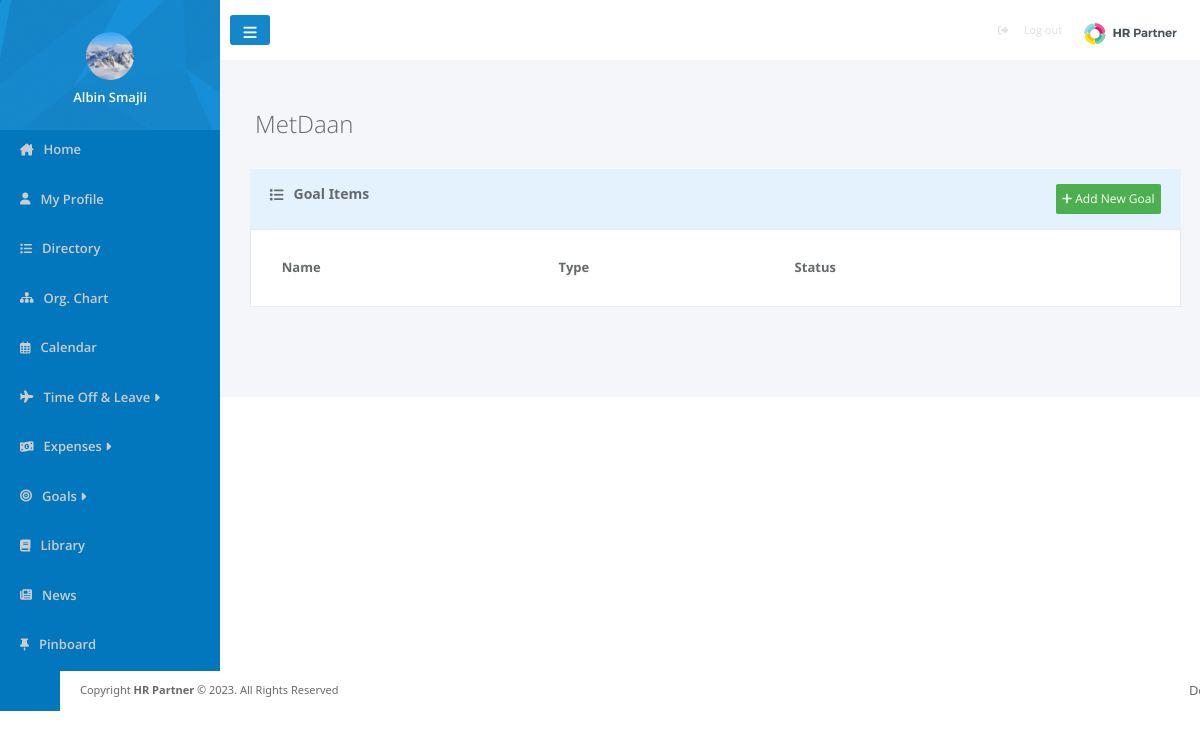
/pages/goalItem.php (signed in), run on an earlier commit of the app's database.
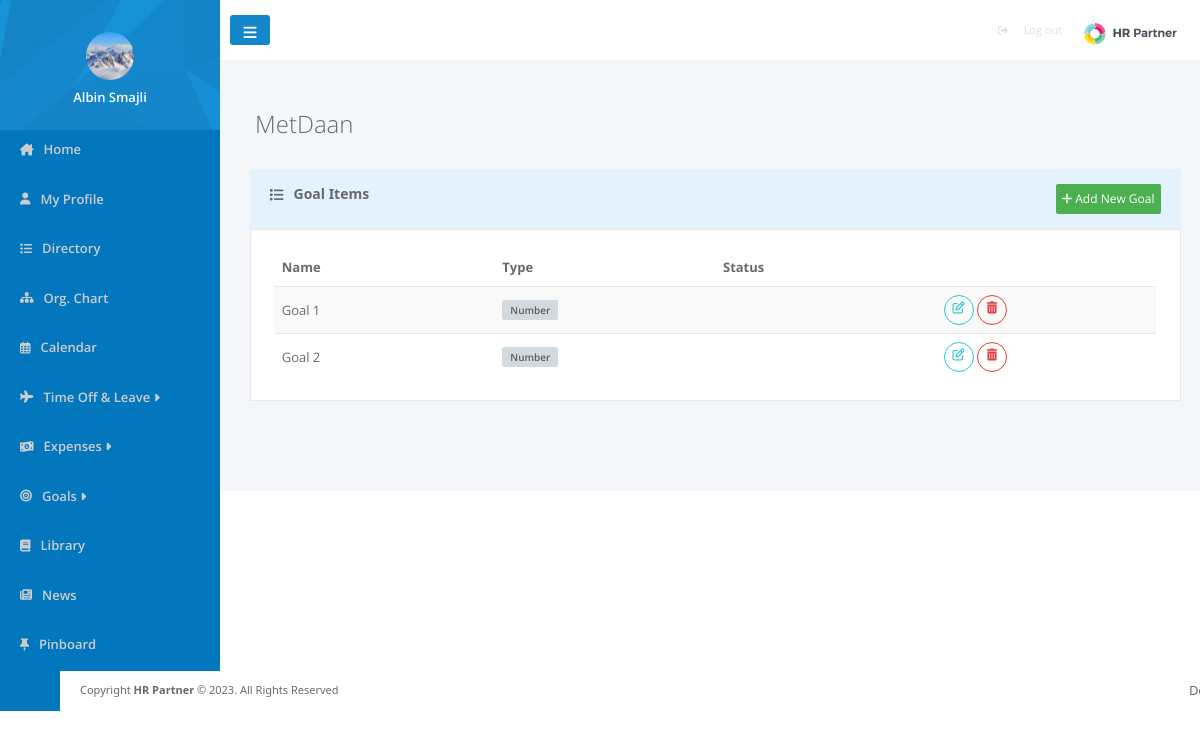
And on a later commit of the database.
### tables this page shows
CREATE TABLE `users` (
  `user_id` int(100) NOT NULL,
  `image` varchar(500) DEFAULT NULL,
  `name` varchar(200) NOT NULL,
  `surname` varchar(200) NOT NULL,
  `email` varchar(200) NOT NULL,
  `password` varchar(500) NOT NULL,
  `Position_ID` int(11) DEFAULT NULL,
  `Departament_ID` int(11) DEFAULT NULL,
  `role` int(11) NOT NULL,
  `location` varchar(100) DEFAULT NULL,
  `status` varchar(100) DEFAULT NULL,
  `report_to` int(11) DEFAULT NULL,
  `gender` varchar(10) DEFAULT NULL,
  `born` date DEFAULT NULL,
  `started` date DEFAULT NULL,
  `company` int(11) DEFAULT NULL
);

CREATE TABLE `goalitems` (
  `id` int(11) NOT NULL,
  `name` varchar(200) NOT NULL,
  `details` varchar(500) NOT NULL,
  `type` varchar(200) NOT NULL,
  `due_deadline` date NOT NULL,
  `target` int(11) NOT NULL,
  `created` date NOT NULL,
  `updated` date DEFAULT NULL,
  `company_id` int(11) DEFAULT NULL,
  `status` varchar(100) DEFAULT NULL
);

### pages/goalItem.php (the view, shortened to what this page needs)
<?php
require_once '../config.php';
$userId = $_SESSION['user_id'];
$companyId = $_SESSION['company'];
$itemsQuery = "SELECT * FROM goalitems
WHERE company_id=:company_id";
$prep = $con->prepare($itemsQuery);
$prep->bindParam(':company_id', $companyId);
$prep->execute();
$goalitems = $prep->fetchAll();
?>
<head>
    <link rel="stylesheet" href="../css/goalItems.css">
    <link href="https://cdn.jsdelivr.net/npm/bootstrap@5.3.1/dist/css/bootstrap.min.css" rel="stylesheet"
>
</head>
<body>
    <div>
        <?php include '../template/sidebar.php' ?>
    </div>
    <div class="content">
        <?php include '../template/navbar.php' ?>
        <div class="goalItemHead">
            <?php echo "<h2>" . $_SESSION['company_name'] . "</h2>"; ?>
        </div>
        <div class="goalItemsBody">
            <div class="goalItemsTableHead">
                <h5>
                    <i class="fa fa-list m-r-sm"></i>
                    Goal Items
                </h5>
                <button id="addExpenseCategory">
                    <a href="addgoalItem.php">
                        <i class="fa fa-plus"></i>
                        Add New Goal
                    </a>
                </button>
            </div>
            <div class="goalItemsTableBody">
                <table class="goalItems">
                    <thead>
                        <tr>
                            <th>Name</th>
                            <th>Type</th>
                            <th>Status</th>
                            <th></th>
                        </tr>
                    </thead>
                    <tbody>
                        <?php foreach ($goalitems as $goalitem): ?>
                            <tr>
                                <td>
                                    <?= $goalitem['name'] ?>
                                </td>
                                <td>
                                    <span class="type"><?= $goalitem['type'] ?></span>
                                </td>
                                <td>
                                </td>
                                <td>
                                    <a href="updateGoalItem.php?expense_id=<?= $goalitem['id'] ?>" class="editGoalItem">
                                        <i class="fa fa-edit"></i>
                                    </a>
                                    <a href="deleteGoalItem.php?expense_id=<?= $goalitem['id'] ?>" class="deleteGoalItem">
                                    <i class="fa fa-trash"></i>
                                    </a>
                                </td>
                            </tr>
                        <?php endforeach; ?>
                    </tbody>
                </table>
            </div>
        </div>
        <?php include '../template/footer.php'; ?>
    </div>
</body>

### template/sidebar.php (shortened to what this page needs)
<?php
$sql = "SELECT u.user_id, u.image from users u where user_id=$userId";
$prep = $con->prepare($sql);
$prep->execute();
$userImages = $prep->fetchAll();
?>
<head>
    <link rel="stylesheet" href="../css/index.css">
</head>
<div id="sidebar">
    <div id="profile">
        <?php foreach ($userImages as $userImage): ?>
            <img src="../userIMG/<?= $userImage['image'] ?>" alt="">
        <?php endforeach; ?>
        <?php echo "<h3>" . $_SESSION['name'] . "</h3>"; ?>
    </div>
    <ul id="sidebarElements">
        <li>
            <i class="fa-solid fa-house-chimney"></i>
            <a href="home.php">Home</a>
        </li>
        <li>
            <i class="fa-solid fa-user"></i>
            <a href="myProfile.php">My Profile</a>
        </li>
        <li>
            <i class="fa-solid fa-list"></i>
            <a href="directory.php">Directory</a>
        </li>
        <li>
            <i class="fa-solid fa-sitemap"></i>
            <a href="orgChart.php">Org. Chart</a>
        </li>
        <li>
            <i class="fa-regular fa-calendar-days"></i>
            <a href="calendar.php">Calendar</a>
        </li>
        <?php if ($_SESSION['role'] == 0) { ?>
            <li class="dropdown" Style="cursor: pointer;">
                <i class="fa fa-plane"></i>
                <a onclick="myFunction()" class="dropbtn">Time Off & Leave <i class="fa-solid fa-caret-right"></i></a>
                <div id="myDropdown" class="dropdown-content">
                    <a href="request.php"><i class="fa-solid fa-suitcase"></i> Request</a>
                    <a href="approverequest.php"> <i class="fa fa-calendar-check-o"></i> Approve</a>
                    <a href="requesthistory.php"><i class="fa fa-list"></i> History</a>
                </div>
            </li>
        <?php } else { ?>
            <li class="dropdown" Style="cursor: pointer;">
                <i class="fa fa-plane"></i>
                <a onclick="myFunction()" class="dropbtn">Time Off & Leave <i class="fa-solid fa-caret-right"></i></a>
            </li>
        <?php } ?>
        <?php if ($_SESSION['role'] == 0) { ?>
            <li class="dropdown" Style="cursor: pointer;">
                <i class="fa-solid fa-money-bill-1-wave"></i>
                <a href="empexpenses.php">Expenses</a>
            </li>
        <?php } else { ?>
            <li class="dropdown" Style="cursor: pointer;">
                <i class="fa-solid fa-money-bill-1-wave"></i>
                <a onclick="myFunctionThree()" class="excbtn">Expenses <i class="fa-solid fa-caret-right"></i></a>
            </li>
        <?php } ?>
        <?php if ($_SESSION['role'] == 0) { ?>
            <li>
                <i class="fa-solid fa-bullseye"></i>
                <a href="goals.php">Goals</a>
            </li>
        <?php } else { ?>
            <li class="dropdown" Style="cursor: pointer;">
                <i class="fa-solid fa-bullseye"></i>
                <a onclick="myFunctionFour()" class="goalbtn">Goals <i class="fa-solid fa-caret-right"></i></a>
            </li>
        <?php } ?>
        <li>
            <i class="fa-solid fa-book"></i>
            <a href="library.php">Library</a>
        </li>
        <li>
            <i class="fa-solid fa-newspaper"></i>
            <?php if ($_SESSION['role'] == 0) { ?>
                <a href="empNews.php">News</a>
            <?php } else { ?>
                <a href="news.php">News</a>
            <?php } ?>
        </li>
        <li>
            <i class="fa-solid fa-thumbtack"></i>
            <a href="pinboard.php">Pinboard</a>
        </li>
    </ul>
</div>

### template/navbar.php (shortened to what this page needs)
<div id="navbar">
<i id="threedots" class="fa-solid fa-bars"></i>
<div id="logout">
    <div id="logout1">
        <i class="fa-solid fa-right-from-bracket"></i><br>
        <small><a href="../logout.php">Log out</a></small>
    </div>
<img src="../images/hrpartner-header.png" alt="" height= "40px" width="120px">
</div>
</div>

### template/footer.php (shortened to what this page needs)
<div class="footer">
    <div class="footer1">
        <p>Copyright <strong>HR Partner </strong>© 2023. All Rights Reserved</p>
    </div>
    <div class="footer2">
        <p>Department:  <strong><?php echo $_SESSION['departament'] ; ?></strong></p>
    </div>
</div>

### css/goalItems.css (style rules this page uses)
body { width: 100%; height: fit-content; display: flex; flex-direction: row; font-family: "open sans", "Helvetica Neue", Helvetica, Arial, sans-serif; position: absolute; background-color: #f4f6fa; }
.content { display: flex; flex-direction: column; justify-content: center; align-items: center; width: 100%; background-color: #f4f6fa; height: fit-content; }
.goalItemsBody { width: 100%; display: flex; flex-direction: column; justify-content: center; align-items: center; padding-bottom: 30px; }
.goalItemHead { padding-top: 30px; width: 100%; text-align: start; padding-left: 35; }
.goalItemHead h2 { margin-top: 20px; margin-bottom: 10px; font-family: "open sans", "Helvetica Neue", Helvetica, Arial, sans-serif; font-weight: 100; color: #676a6c; font-size: 24px; align-items: center; }
.goalItemsTableHead { background-color: #e3f2fd; display: flex; flex-direction: row; justify-content: space-between; align-items: center; height: 60px; width: 95%; margin-left: 10px; margin-top: 20px; text-align: start; padding-left: 20px; padding-right: 20px; }
.goalItemsTableHead h5 { display: flex; align-items: center; color: #676a6c; font-size: 14px; font-weight: 600; width: 240px; height: 25px; }
.goalItemsTableHead h5 i { margin-right: 10px; }
.goalItemsTableHead #addExpenseCategory { background-color: #4caf50; color: white; height: 30px; border: #4caf50; border-radius: 2px; }
.goalItemsTableHead button a { text-decoration: none; color: white; font-family: "open sans", "Helvetica Neue", Helvetica, Arial, sans-serif; font-size: 12px; }
.goalItemsTableBody { margin-bottom: 60px; background-color: #fff; display: flex; flex-direction: column; align-items: center; margin-left: 10px; width: 95%; border: 1px solid #e7eaec; }
.goalItems { width: 95%; border-collapse: collapse; margin: 20px 10px; font-size: 13px; font-family: "open sans", "Helvetica Neue", Helvetica, Arial, sans-serif; }
.goalItems thead tr th { padding: 8px; text-align: left; margin-right: 20px; padding-bottom: 10px; font-weight: 700; color: #676a6c; }
.goalItems tbody tr { text-align: left; font-weight: 400; color: #676a6c; border-top: 1px #e7eaec solid; }
.goalItems tbody tr td { padding-bottom: 11px; font-size: 13px; font-weight: 400; min-width: 120px; padding: 8; }
.goalItems tbody tr td .type { background-color: #d1dade; color: #5e5e5e; font-family: "Open Sans", "Helvetica Neue", Helvetica, Arial, sans-serif; font-weight: 600; text-shadow: none; padding: 3px 8px; font-size: 10px; border-radius: .25em; }
.goalItems tbody tr td .editGoalItem { display: inline-block; width: 30px; height: 30px; padding: 6px 0; border-radius: 15px; text-align: center; font-size: 12px; line-height: 1.42857143; border: 1px solid #26c6da; color: #26c6da; background-color: transparent; }
.goalItems tbody tr td .deleteGoalItem { display: inline-block; width: 30px; height: 30px; padding: 6px 0; border-radius: 15px; text-align: center; font-size: 12px; line-height: 1.42857143; border: 1px solid #e53935; color: #e53935; background-color: transparent; }
.goalItems tbody tr:nth-child(odd) { background-color: #f9f9f9; }

### css/index.css (style rules this page uses)
#sidebar { padding: 0; display: flex; flex-direction: column; background-color: #0277bd; width: 220px; height:100%; }
#profile { width: 100%; height: 130px; display: flex; flex-direction: column; justify-content: center; align-items:center; background-image: url('../images/sidebarheader.png'); }
#profile img { width: 48px; height: 48px; border-radius: 50%; margin-top: 15px; }
#profile h3 { font-weight: 600; margin-top: 10px; font-family: "open sans","Helvetica Neue",Helvetica,Arial,sans-serif; color: white; font-size: 13px; }
#sidebar ul { padding: 10px; width: 80%; list-style: none; filter: brightness(80%); }
#sidebar li { padding: 0; display: flex; flex-direction: row; justify-content: center; align-items: center; margin-bottom: 30px; width: 100%; margin-left: 10px; font-size: 15px; }
#sidebar a { width: 100%; text-decoration: none; color: white; font-size: 13px; font-weight: 400; font-family: 'Open Sans', sans-serif; font-weight: 600; margin-left: 10px; }
#sidebar i { color: white; font-size: 12px; }

### template/footer.php (style rules this page uses)
.footer { height: 40px; width: 1300px; padding-left: 20px; padding-right: 10px; background-color: #FFFFFF; display: flex; flex-direction: row; justify-content: space-between; align-items: center; bottom: 0; position: absolute; }
.footer1 p { padding: 0; margin: 0; font-size: 11px; color: #676A6C; }
.footer2 p { padding: 0; margin: 0; font-size: 13px; color: #676A6C; }

What changed in the data, as far as the page shows it:
now on this page (row edited): goalitems: name "Goal 1", type "Number"
now on this page (row edited): goalitems: name "Goal 2", type "Number"
